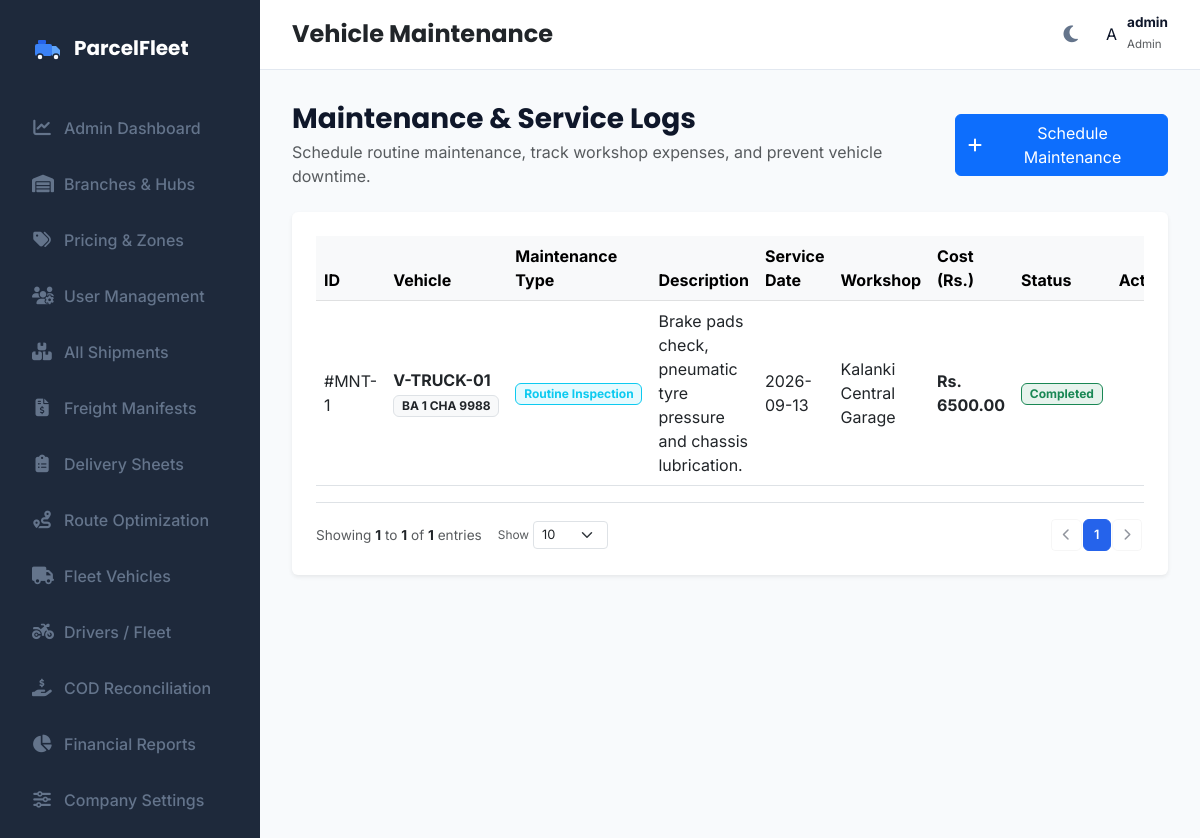
Screenshot of /admin/maintenance (signed in) with the database file from the repository.
### models.py (models this page shows)
class User(db.Model, UserMixin):
    __tablename__ = 'users'
    id = db.Column(db.Integer, primary_key=True)
    username = db.Column(db.String(50), unique=True, nullable=False)
    password_hash = db.Column(db.String(255), nullable=False)
    role = db.Column(db.String(30), nullable=False)  # 'admin', 'hub_admin', 'booking_staff', 'warehouse_staff', 'dispatcher', 'delivery_staff', 'branch_staff', 'driver'
    permissions = db.Column(db.String(255), nullable=True) # Comma-separated permissions: view,create,edit,delete,assign,dispatch,reports,settings
    driver_profile = db.relationship('Driver', backref='user', uselist=False, cascade="all, delete-orphan")
    hub_admin_profile = db.relationship('HubAdmin', backref='user', uselist=False, cascade="all, delete-orphan")

class VehicleMaintenance(db.Model):
    __tablename__ = 'vehicle_maintenance'
    id = db.Column(db.Integer, primary_key=True)
    vehicle_id = db.Column(db.Integer, db.ForeignKey('vehicles.id'), nullable=False)
    maintenance_type = db.Column(db.String(50), nullable=False)  # 'Routine', 'Repair', 'Inspection', 'Emergency'
    description = db.Column(db.Text, nullable=True)
    service_date = db.Column(db.DateTime, nullable=False)
    next_service_date = db.Column(db.DateTime, nullable=True)
    cost = db.Column(db.Float, default=0.0)
    workshop = db.Column(db.String(100), nullable=True)
    status = db.Column(db.String(30), default='Scheduled')  # 'Scheduled', 'Completed', 'Cancelled'
    hub_id = db.Column(db.Integer, db.ForeignKey('hubs.id'), nullable=True)
    created_at = db.Column(db.DateTime, default=datetime.utcnow)

class Vehicle(db.Model):
    __tablename__ = 'vehicles'
    id = db.Column(db.Integer, primary_key=True)
    vehicle_code = db.Column(db.String(50), unique=True, nullable=False)
    license_plate = db.Column(db.String(50), unique=True, nullable=False)
    vehicle_type = db.Column(db.String(30), nullable=False)  # 'Bike', 'Van', 'Truck', 'Pickup', 'Car'
    capacity_weight = db.Column(db.Float, nullable=False, default=100.0)  # in kg
    capacity_volume = db.Column(db.Float, nullable=False, default=1.0)  # in cubic meters
    fuel_type = db.Column(db.String(30), default='Petrol')  # Petrol, Diesel, Electric, Hybrid
    current_status = db.Column(db.String(30), default='Available')  # 'Available', 'Delivering', 'Maintenance', 'Out of Service'
    current_location = db.Column(db.String(100), nullable=True)
    last_service_date = db.Column(db.DateTime, nullable=True)
    insurance_expiry = db.Column(db.DateTime, nullable=True)
    remarks = db.Column(db.Text, nullable=True)
    hub_id = db.Column(db.Integer, db.ForeignKey('hubs.id'), nullable=True)
    created_at = db.Column(db.DateTime, default=datetime.utcnow)
    updated_at = db.Column(db.DateTime, default=datetime.utcnow, onupdate=datetime.utcnow)
    maintenance_records = db.relationship('VehicleMaintenance', backref='vehicle', cascade="all, delete-orphan")
    assignments = db.relationship('Assignment', backref='vehicle', cascade="all, delete-orphan")
    drivers = db.relationship('Driver', backref='assigned_vehicle', foreign_keys="Driver.assigned_vehicle_id")

### app.py (the view)
@app.route('/admin/maintenance')
@login_required
def manage_maintenance():
    if current_user.role not in ['admin', 'hub_admin', 'dispatcher', 'warehouse_staff']:
        return redirect(url_for('index'))
    hub_id = get_current_hub_id()
    if hub_id:
        maintenance_list = VehicleMaintenance.query.filter((VehicleMaintenance.hub_id == hub_id) | (VehicleMaintenance.hub_id == None)).order_by(VehicleMaintenance.created_at.desc()).all()
        vehicles = Vehicle.query.filter((Vehicle.hub_id == hub_id) | (Vehicle.hub_id == None)).all()
    else:
        maintenance_list = VehicleMaintenance.query.order_by(VehicleMaintenance.created_at.desc()).all()
        vehicles = Vehicle.query.all()
    return render_template('maintenance.html', active_page='maintenance', maintenance_list=maintenance_list, vehicles=vehicles)

### templates/maintenance.html (shortened to what this page needs)
{% extends "base.html" %}
{% block page_title %}Vehicle Maintenance{% endblock %}
{% block content %}
<div class="container-fluid p-0">
    <div class="d-flex flex-column flex-md-row justify-content-between align-items-md-center mb-4 gap-3">
        <div>
            <h3 class="fw-bold mb-1">Maintenance & Service Logs</h3>
            <p class="text-muted mb-0">Schedule routine maintenance, track workshop expenses, and prevent vehicle downtime.</p>
        </div>
        <button class="btn btn-primary d-inline-flex align-items-center gap-2" data-bs-toggle="modal" data-bs-target="#addMaintenanceModal">
            <i class="fa-solid fa-plus"></i>
            <span>Schedule Maintenance</span>
        </button>
    </div>
    <div class="card border-0 shadow-sm">
        <div class="card-body p-4">
            <div class="table-responsive">
                <table class="table table-hover align-middle mb-0">
                    <thead class="table-light">
                        <tr>
                            <th>ID</th>
                            <th>Vehicle</th>
                            <th>Maintenance Type</th>
                            <th>Description</th>
                            <th>Service Date</th>
                            <th>Workshop</th>
                            <th>Cost (Rs.)</th>
                            <th>Status</th>
                            <th class="text-end">Actions</th>
                        </tr>
                    </thead>
                    <tbody>
                        {% for m in maintenance_list %}
                        <tr>
                            <td>#MNT-{{ m.id }}</td>
                            <td>
                                <strong>{{ m.vehicle.vehicle_code }}</strong><br>
                                <span class="badge bg-light text-dark border">{{ m.vehicle.license_plate }}</span>
                            </td>
                            <td><span class="badge bg-info bg-opacity-10 text-info border border-info">{{ m.maintenance_type }}</span></td>
                            <td style="max-width: 200px;">{{ m.description or 'N/A' }}</td>
                            <td>{{ m.service_date.strftime('%Y-%m-%d') }}</td>
                            <td>{{ m.workshop or 'N/A' }}</td>
                            <td><strong class="text-dark">Rs. {{ "%.2f"|format(m.cost) }}</strong></td>
                            <td>
                                {% if m.status == 'Scheduled' %}
                                    <span class="badge bg-warning text-dark border border-warning">Scheduled</span>
                                {% elif m.status == 'Completed' %}
                                    <span class="badge bg-success bg-opacity-10 text-success border border-success">Completed</span>
                                {% else %}
                                    <span class="badge bg-secondary">Cancelled</span>
                                {% endif %}
                            </td>
                            <td class="text-end">
                            </td>
                        </tr>
                        {% else %}
                        <tr>
                            <td colspan="9" class="text-center py-4 text-muted">No vehicle maintenance logs found.</td>
                        </tr>
                        {% endfor %}
                    </tbody>
                </table>
            </div>
        </div>
    </div>
</div>
{% endblock %}

### templates/base.html (shortened to what this page needs)
<!DOCTYPE html>
<html lang="en">
<head>
    <link rel="stylesheet" href="https://cdnjs.cloudflare.com/ajax/libs/font-awesome/6.4.0/css/all.min.css">
    <link href="https://cdn.jsdelivr.net/npm/bootstrap@5.3.0/dist/css/bootstrap.min.css" rel="stylesheet">
    <link rel="stylesheet" href="https://unpkg.com/leaflet@1.9.4/dist/leaflet.css" />
    <link rel="stylesheet" href="{{ url_for('static', filename='css/styles.css') }}">
</head>
<body>
    {% if current_user.is_authenticated and not no_layout %}
    <div class="app-container">
        <aside class="sidebar" id="sidebar">
            <div class="brand">
                <span>ParcelFleet</span>
            </div>
            <ul class="sidebar-nav">
                {% if current_user.role == 'admin' %}
                <li class="sidebar-nav-item {% if active_page == 'dashboard' %}active{% endif %}">
                    <a href="{{ url_for('admin_dashboard') }}">
                        <i class="fa-solid fa-chart-line"></i>
                        <span>Admin Dashboard</span>
                    </a>
                </li>
                <li class="sidebar-nav-item {% if active_page == 'hubs' %}active{% endif %}">
                    <a href="{{ url_for('manage_hubs') }}">
                        <i class="fa-solid fa-warehouse"></i>
                        <span>Branches & Hubs</span>
                    </a>
                </li>
                <li class="sidebar-nav-item {% if active_page == 'pricing_rules' %}active{% endif %}">
                    <a href="{{ url_for('pricing_rules') }}">
                        <i class="fa-solid fa-tags"></i>
                        <span>Pricing & Zones</span>
                    </a>
                </li>
                <li class="sidebar-nav-item {% if active_page == 'users' %}active{% endif %}">
                    <a href="{{ url_for('manage_users') }}">
                        <i class="fa-solid fa-users-gear"></i>
                        <span>User Management</span>
                    </a>
                </li>
                <li class="sidebar-nav-item {% if active_page == 'parcels' %}active{% endif %}">
                    <a href="{{ url_for('manage_parcels') }}">
                        <i class="fa-solid fa-boxes-stacked"></i>
                        <span>All Shipments</span>
                    </a>
                </li>
                <li class="sidebar-nav-item {% if active_page == 'manifests' %}active{% endif %}">
                    <a href="{{ url_for('manage_manifests') }}">
                        <i class="fa-solid fa-file-invoice-dollar"></i>
                        <span>Freight Manifests</span>
                    </a>
                </li>
                <li class="sidebar-nav-item {% if active_page == 'delivery_sheets' %}active{% endif %}">
                    <a href="{{ url_for('delivery_sheets') }}">
                        <i class="fa-solid fa-clipboard-list"></i>
                        <span>Delivery Sheets</span>
                    </a>
                </li>
                <li class="sidebar-nav-item {% if active_page == 'optimization' %}active{% endif %}">
                    <a href="{{ url_for('delivery_optimization') }}">
                        <i class="fa-solid fa-route"></i>
                        <span>Route Optimization</span>
                    </a>
                </li>
                <li class="sidebar-nav-item {% if active_page == 'vehicles' %}active{% endif %}">
                    <a href="{{ url_for('manage_vehicles') }}">
                        <i class="fa-solid fa-truck"></i>
                        <span>Fleet Vehicles</span>
                    </a>
                </li>
                <li class="sidebar-nav-item {% if active_page == 'drivers' %}active{% endif %}">
                    <a href="{{ url_for('manage_drivers') }}">
                        <i class="fa-solid fa-motorcycle"></i>
                        <span>Drivers / Fleet</span>
                    </a>
                </li>
                <li class="sidebar-nav-item {% if active_page == 'cod_reconciliation' %}active{% endif %}">
                    <a href="{{ url_for('cod_reconciliation') }}">
                        <i class="fa-solid fa-hand-holding-dollar"></i>
                        <span>COD Reconciliation</span>
                    </a>
                </li>
                <li class="sidebar-nav-item {% if active_page == 'reports' %}active{% endif %}">
                    <a href="{{ url_for('view_reports') }}">
                        <i class="fa-solid fa-chart-pie"></i>
                        <span>Financial Reports</span>
                    </a>
                </li>
                <li class="sidebar-nav-item {% if active_page == 'company_settings' %}active{% endif %}">
                    <a href="{{ url_for('company_settings') }}">
                        <i class="fa-solid fa-sliders"></i>
                        <span>Company Settings</span>
                    </a>
                </li>
                {% endif %}
            </ul>
        </aside>
        <main class="main-viewport">
            <header class="header-bar">
                <div class="d-flex align-items-center gap-3">
                    {% if current_user.role == 'driver' %}
                    <h4 class="mb-0 text-dark fw-bold">ParcelFleet Rider</h4>
                    {% else %}
                    <h4 class="mb-0 text-capitalize text-dark fw-bold">{% block page_title %}{{ active_page }}{% endblock %}</h4>
                    {% endif %}
                </div>
                <div class="header-actions">
                    <button class="theme-toggle-btn" id="themeToggle" onclick="toggleThemeMode()">
                        <i class="fa-solid fa-moon" id="themeIcon"></i>
                    </button>
                    {% if current_user.role == 'driver' %}
                    <div class="d-flex align-items-center gap-2 ps-2 border-start border-light">
                        <div class="text-end d-none d-sm-block">
                            <div class="fw-bold text-dark" style="font-size: 0.88rem; line-height: 1.1;">{{ current_user.driver_profile.name if current_user.driver_profile else current_user.username }}</div>
                            <div class="text-muted" style="font-size: 0.72rem;">ParcelFleet Rider</div>
                        </div>
                        <div class="rounded-circle bg-primary bg-opacity-10 text-primary d-flex align-items-center justify-content-center fw-bold" style="width: 36px; height: 36px; font-size: 0.95rem; border: 1.5px solid rgba(59, 130, 246, 0.3);">
                            {{ (current_user.driver_profile.name[0] if (current_user.driver_profile and current_user.driver_profile.name) else current_user.username[0]).upper() }}
                        </div>
                    </div>
                    {% else %}
                    <div class="dropdown">
                        <div class="user-profile-dropdown" data-bs-toggle="dropdown">
                            <div class="user-avatar-circle">
                                {{ current_user.username[0].upper() }}
                            </div>
                            <div class="d-none d-md-block text-start">
                                <div class="fw-bold" style="font-size: 0.85rem; line-height: 1.1;">{{ current_user.username }}</div>
                                <small class="text-muted text-capitalize" style="font-size: 0.72rem;">{{ current_user.role }}</small>
                            </div>
                        </div>
                    </div>
                    {% endif %}
                </div>
            </header>
            <section class="main-content">
                {% block content %}{% endblock %}
            </section>
        </main>
    </div>
    {% endif %}
</body>
</html>

### rows the page displays
User: username "A", username "admin", role "Admin"
VehicleMaintenance: id "1", vehicle.vehicle_code "V-TRUCK-01", vehicle.license_plate "BA 1 CHA 9988", maintenance_type "Routine Inspection", description "Brake pads check, pneumatic tyre pressure and chassis lubrication.", service_date "2026-09-13", workshop "Kalanki Central Garage", cost "6500.00", status "Completed"
